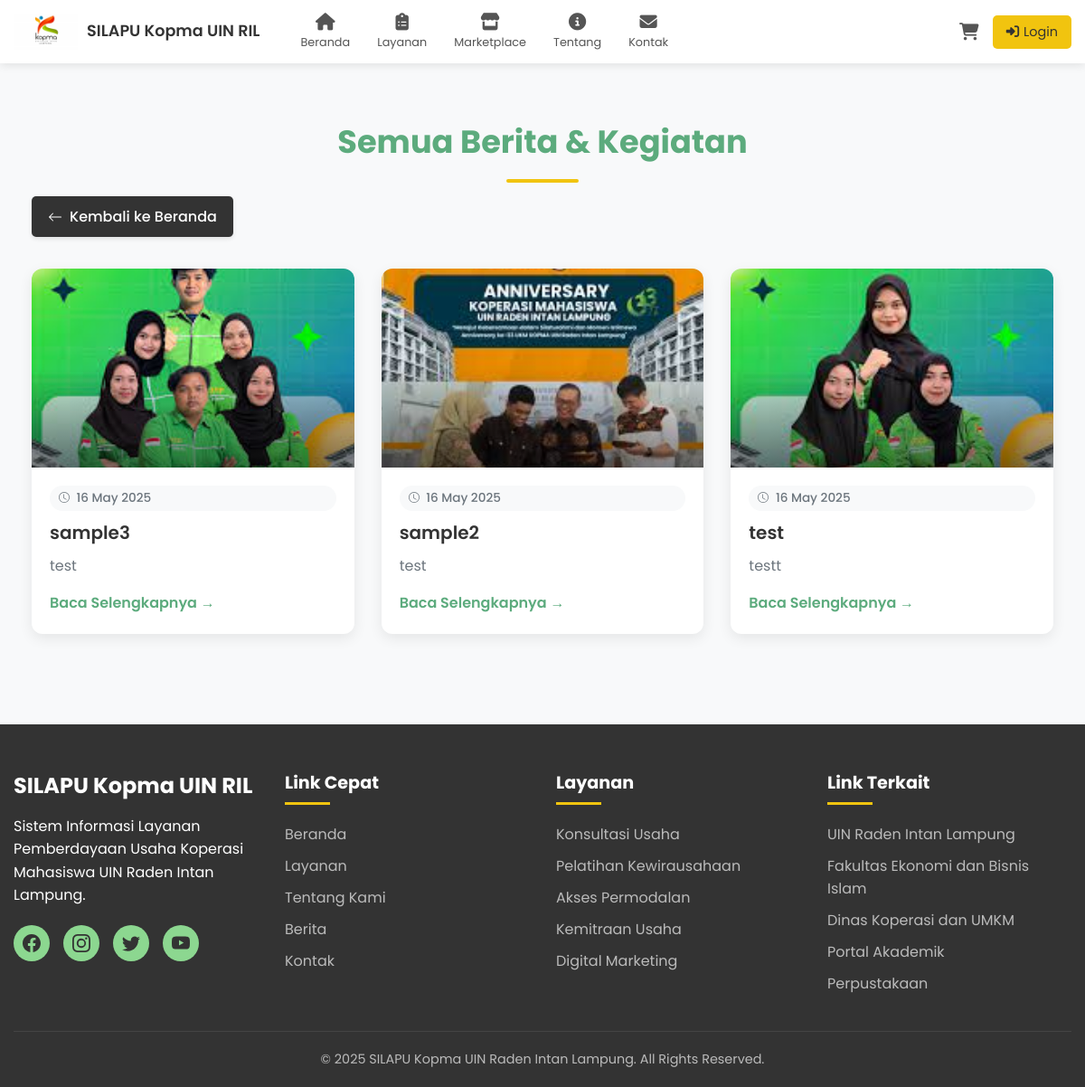
The page /berita_semua.php on the database as committed earlier.
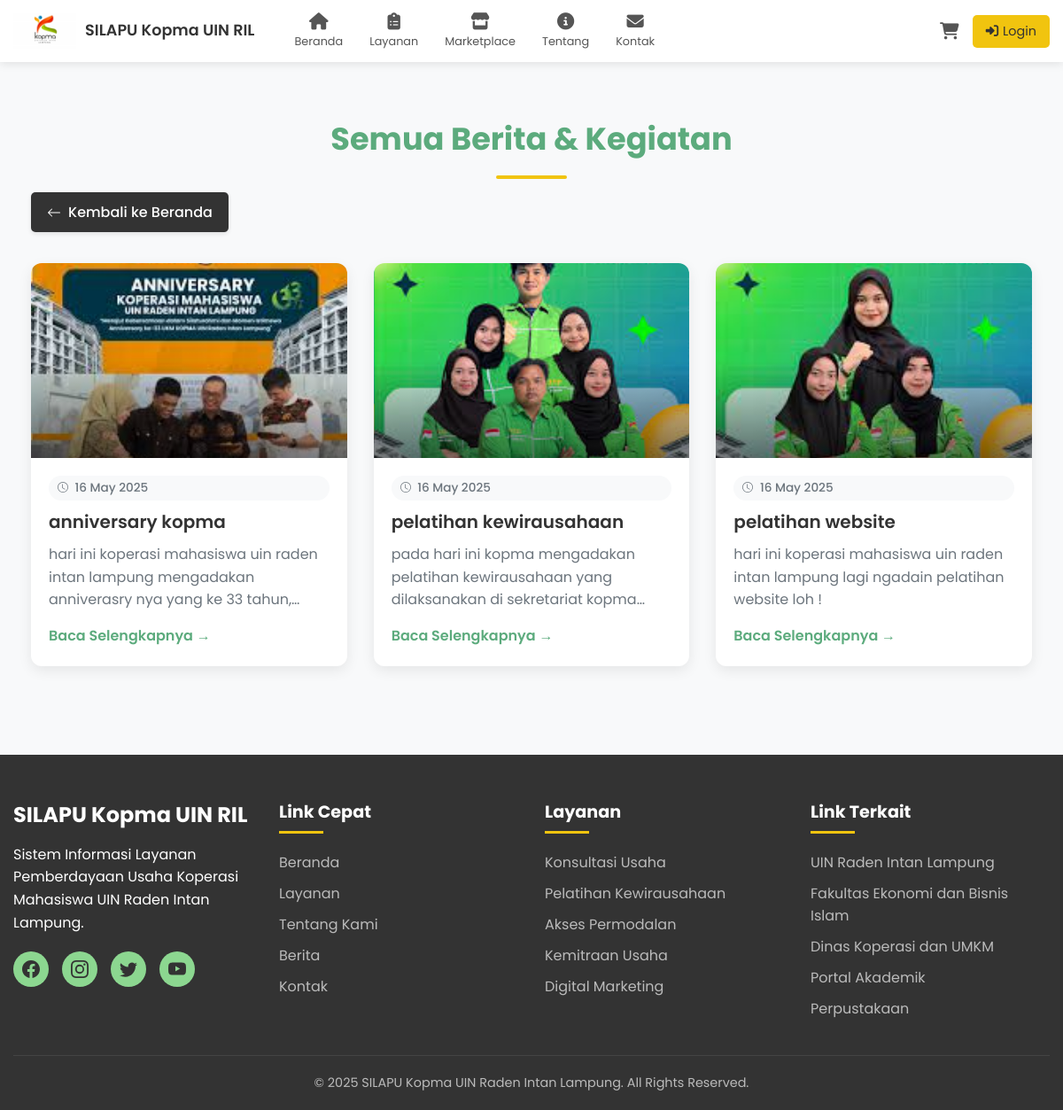
The same page on the database as committed later.
### tables this page shows
CREATE TABLE `berita_kegiatan` (
  `id` int NOT NULL,
  `judul` varchar(255) NOT NULL,
  `slug` varchar(255) NOT NULL,
  `konten` text NOT NULL,
  `gambar_banner` varchar(255) DEFAULT NULL,
  `penulis_id` int DEFAULT NULL,
  `status` enum('published','draft','archived') NOT NULL DEFAULT 'draft',
  `tanggal_publikasi` datetime DEFAULT NULL,
  `tanggal_dibuat` timestamp NULL DEFAULT CURRENT_TIMESTAMP,
  `tanggal_diupdate` timestamp NULL DEFAULT CURRENT_TIMESTAMP ON UPDATE CURRENT_TIMESTAMP
);

### berita_semua.php (the view, shortened to what this page needs)
<?php
    $pathPrefix = '';
    $pageTitle = "Semua Berita & Kegiatan";
    require 'config/db.php';
    $berita_per_halaman = 6;
    $halaman_saat_ini = isset($_GET['page']) && is_numeric($_GET['page']) ? (int)$_GET['page'] : 1;
    $offset = ($halaman_saat_ini - 1) * $berita_per_halaman;
    $sql_berita_halaman = "SELECT id, judul, slug, konten, gambar_banner, tanggal_publikasi
                        FROM berita_kegiatan
                        WHERE status = 'published' AND tanggal_publikasi <= NOW()
                        ORDER BY tanggal_publikasi DESC
                        LIMIT ? OFFSET ?";
    $berita_list = [];
    $stmt_berita_halaman = $conn->prepare($sql_berita_halaman);
    if ($stmt_berita_halaman) {
        $stmt_berita_halaman->bind_param("ii", $berita_per_halaman, $offset);
        $stmt_berita_halaman->execute();
        $result_berita_halaman = $stmt_berita_halaman->get_result();
        while ($row = $result_berita_halaman->fetch_assoc()) {
            $berita_list[] = $row;
        }
    } else {
        $error_db = "Gagal menyiapkan query berita: " . $conn->error;
    }
    include 'includes/header.php';
    ?>
<section class="semua-berita-section">
    <div class="container">
        <h2 class="section-title"><?php echo $pageTitle; ?></h2>
        <a href="<?php echo $pathPrefix; ?>beranda.php#berita" class="btn-back">
            <svg xmlns="http://www.w3.org/2000/svg" width="16" height="16" fill="currentColor" style="margin-right: 8px;" viewBox="0 0 16 16">
                <path fill-rule="evenodd" d="M15 8a.5.5 0 0 0-.5-.5H2.707l3.147-3.146a.5.5 0 1 0-.708-.708l-4 4a.5.5 0 0 0 0 .708l4 4a.5.5 0 0 0 .708-.708L2.707 8.5H14.5A.5.5 0 0 0 15 8z"/>
            </svg>
            Kembali ke Beranda
        </a>
        <?php if (isset($error_db)): ?>
            <div class="message error"><?php echo htmlspecialchars($error_db); ?></div>
        <?php elseif (!empty($berita_list)): ?>
            <div class="news-grid">
                <?php foreach ($berita_list as $berita): ?>
                    <div class="news-card">
                        <a href="<?php echo $pathPrefix; ?>berita_detail.php?slug=<?php echo htmlspecialchars($berita['slug']); ?>" class="news-card-link">
                            <div class="news-img" style="
                                <?php if ($berita['gambar_banner']): ?>
                                    background-image: url('<?php echo $pathPrefix . htmlspecialchars($berita['gambar_banner']); ?>');
                                <?php else: ?>
                                    background-image: url('<?php echo $pathPrefix; ?>assets/images/placeholder_news.png');
                                <?php endif; ?>
                            ">
                            </div>
                            <div class="news-content">
                                <span class="news-date">
                                    <?php echo $berita['tanggal_publikasi'] ? date('d F Y', strtotime($berita['tanggal_publikasi'])) : 'Tanggal tidak tersedia'; ?>
                                </span>
                                <h3><?php echo htmlspecialchars($berita['judul']); ?></h3>
                                <p>
                                    <?php
                                    $konten_teaser = strip_tags($berita['konten']);
                                    if (strlen($konten_teaser) > 120) {
                                        $konten_teaser = substr($konten_teaser, 0, 120) . "...";
                                    }
                                    echo htmlspecialchars($konten_teaser);
                                    ?>
                                </p>
                                <span class="read-more">Baca Selengkapnya →</span>
                            </div>
                        </a>
                    </div>
                <?php endforeach; ?>
            </div>
        <?php endif; ?>
    </div>
</section>
<?php
    include 'includes/footer.php';
?>

Rows that differ between the two databases and show on the page:
changed berita_kegiatan: judul "sample2" → "anniversary kopma"; konten "test" → "hari ini koperasi mahasiswa uin raden intan lampung mengadakan anniverasry nya yang ke 33…"; moves up the list
changed berita_kegiatan: judul "sample3" → "pelatihan kewirausahaan"; konten "test" → "pada hari ini kopma mengadakan pelatihan kewirausahaan yang dilaksanakan di sekretariat…"
changed berita_kegiatan: judul "test" → "pelatihan website"; konten "testt" → "hari ini koperasi mahasiswa uin raden intan lampung lagi ngadain pelatihan website loh !"
